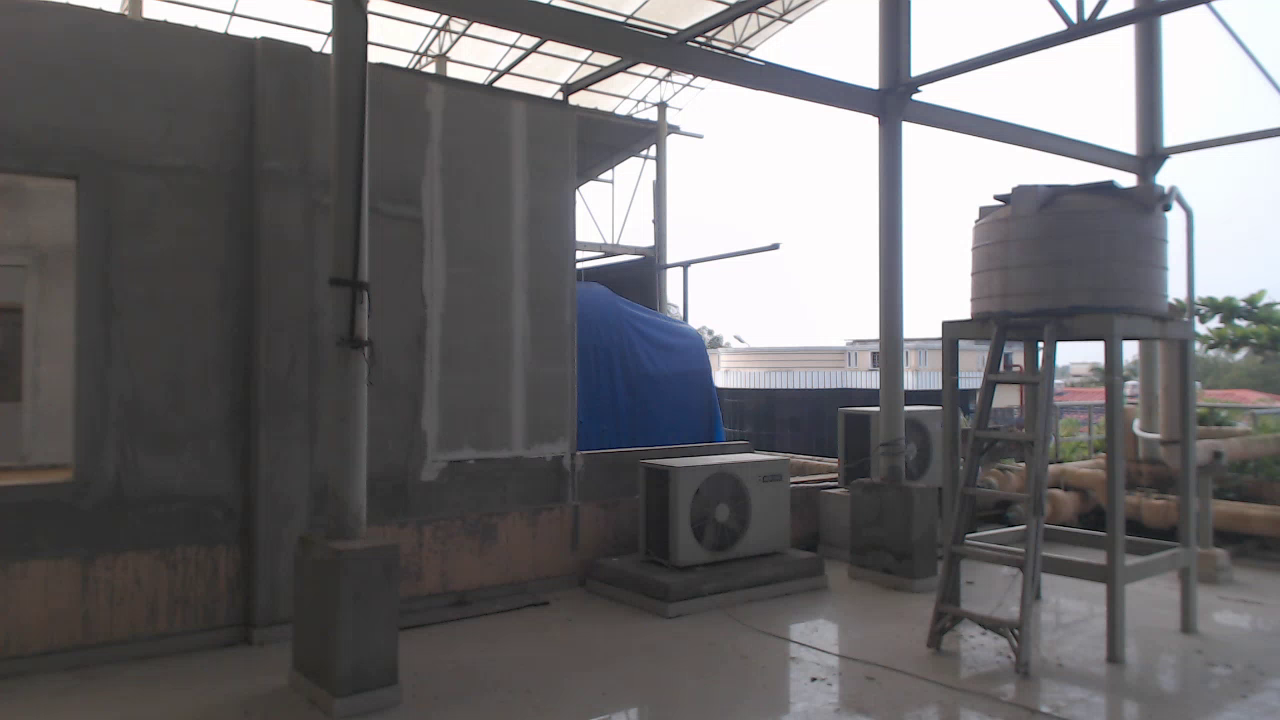
//> input picture tests/spericalWarping/images/input/1.png, 1280 x 720 px
$ ./warping   (built with g++ and OpenCV 4)
//> lines starting //> are read from the running program, lines starting //| are printed output that depends on the picture
### tests/spericalWarping/headers/homographer.h
#include <opencv4/opencv2/opencv.hpp>
#include <opencv4/opencv2/features2d.hpp>
#include <bits/stdc++.h>

// transformation imports
#include <glm/ext/matrix_transform.hpp>
#include <glm/fwd.hpp>
#include <glm/glm.hpp>
#include <glm/gtc/matrix_transform.hpp>
#include <glm/gtc/type_ptr.hpp>
#include <glm/gtx/string_cast.hpp>
#include <string>

class Homography{
    public:

        cv::Mat inputFrame1;
        cv::Mat inputFrame2;

        cv::Mat matching;

        // [11 lines left out: function print, not called in this run]

        std::vector<cv::DMatch> LowesRatioClean(std::vector<std::vector<cv::DMatch>> rawmatches){
            std::vector<cv::DMatch> goodMatches;

            double ratio = 0.8;
            for(auto match : rawmatches){
                if(match[0].distance < ratio * match[1].distance) {
                    goodMatches.push_back(match[0]);
                }
            }
            return goodMatches;
        }

        cv::Mat inputFrame(cv::Mat img1, cv::Mat img2){

            cv::Ptr<cv::SIFT> sift = cv::SIFT::create();
            cv::Mat des1, des2;
            std::vector<cv::KeyPoint> kp1, kp2;

            sift->detect(img1, kp1);
            sift->compute(img1,kp1, des1);
            sift->detect(img2, kp2);
            sift->compute(img2,kp2, des2);

            cv::Mat keypoints1;
            cv::Mat keypoints2;

            cv::drawKeypoints(img1, kp1, keypoints1);
            cv::drawKeypoints(img2, kp2, keypoints2);

            cv::imwrite("./output_images/keypoints/keypoint1.png", keypoints1);
            cv::imwrite("./output_images/keypoints/keypoint2.png", keypoints2);

            cv::BFMatcher matcher(cv::NORM_L2);
            std::vector<std::vector<cv::DMatch>> knnmatches;

            int k = 2;
            matcher.knnMatch(des1, des2, knnmatches, k);

            cv::Mat rawmatches_img;
            cv::drawMatches(img1, kp1, img2, kp2, knnmatches, rawmatches_img);
            cv::imwrite("./output_images/matching1.png", rawmatches_img);
            // cv::imwrite("match1.png", rawmatches_img);
            // cv::imshow("matching", rawmatches_img);

            double ratio = 0.7;
            std::vector<cv::DMatch> goodmatches = LowesRatioClean(knnmatches);
            std::vector<cv::Point2f> goodkp1, goodkp2;

            for(auto match : goodmatches){
                goodkp1.push_back(kp1[match.queryIdx].pt);
                goodkp2.push_back(kp2[match.trainIdx].pt);
            }

            cv::Mat Homography = cv::findHomography(goodkp1, goodkp2, cv::RANSAC);

            std::cout << "Homography done\n";
            std::cout << Homography << "\n";

            return Homography;
        }
};

### tests/spericalWarping/headers/cylendricalWarper.h
#include <opencv4/opencv2/opencv.hpp>
#include <opencv4/opencv2/features2d.hpp>
#include <bits/stdc++.h>
class ParallelMandelbrot : public cv::ParallelLoopBody
{
public:
	ParallelMandelbrot(cv::Mat& TransformedImage, cv::Mat& InitialImage, std::vector<int> ti_x, std::vector<int> ti_y, std::vector<int> ii_tl_x, std::vector<int> ii_tl_y, std::vector<float> weight_tl, std::vector<float> weight_tr, std::vector<float> weight_bl, std::vector<float> weight_br)
		: TransformedImage(TransformedImage), InitialImage(InitialImage), ti_x(ti_x), ti_y(ti_y), ii_tl_x(ii_tl_x), ii_tl_y(ii_tl_y), weight_tl(weight_tl), weight_tr(weight_tr), weight_bl(weight_bl), weight_br(weight_br)
	{
	}
	virtual void operator ()(const cv::Range& range) const CV_OVERRIDE
	{
		for (int i = range.start; i < range.end; i++)
		{
			// https://stackoverflow.com/questions/7899108/opencv-get-pixel-channel-value-from-mat-image

			cv::Vec3b& TransformedImage_intensity = TransformedImage.at<cv::Vec3b>(ti_y[i], ti_x[i]);
			cv::Vec3b& InitialImage_intensity_tl = InitialImage.at<cv::Vec3b>(ii_tl_y[i], ii_tl_x[i]);
			cv::Vec3b& InitialImage_intensity_tr = InitialImage.at<cv::Vec3b>(ii_tl_y[i], ii_tl_x[i] + 1);
			cv::Vec3b& InitialImage_intensity_bl = InitialImage.at<cv::Vec3b>(ii_tl_y[i] + 1, ii_tl_x[i]);
			cv::Vec3b& InitialImage_intensity_br = InitialImage.at<cv::Vec3b>(ii_tl_y[i] + 1, ii_tl_x[i] + 1);

			for (int k = 0; k < InitialImage.channels(); k++)
			{
				TransformedImage_intensity.val[k] = ( weight_tl[i] * InitialImage_intensity_tl.val[k] ) +
													( weight_tr[i] * InitialImage_intensity_tr.val[k] ) +
													( weight_bl[i] * InitialImage_intensity_bl.val[k] ) +
													( weight_br[i] * InitialImage_intensity_br.val[k] );
			}
		}
	}
	ParallelMandelbrot& operator=(const ParallelMandelbrot&) {
		return *this;
	};
private:
	cv::Mat& TransformedImage;
	cv::Mat& InitialImage;
	std::vector<int> ti_x;
	std::vector<int> ti_y;
	std::vector<int> ii_tl_x;
	std::vector<int> ii_tl_y;
	std::vector<float> weight_tl;
	std::vector<float> weight_tr;
	std::vector<float> weight_bl;
	std::vector<float> weight_br;
};
class CylendricalWarper{
public:
	void Convert_xy(std::vector<int> ti_x, std::vector<int> ti_y, std::vector<float>& xt, std::vector<float>& yt, int center_x, int center_y, int f)
	{
		for (int i = 0; i < ti_y.size(); i++)
		{
			xt.push_back((f * tan((float)(ti_x[i] - center_x) / f)) + center_x);
			yt.push_back(((float)(ti_y[i] - center_y) / cos((float)(ti_x[i] - center_x) / f)) + center_y);
		}
	}

	void ProjectOntoCylinder(cv::Mat InitialImage, cv::Mat& TransformedImage, std::vector<int>& mask_x, std::vector<int>& mask_y)
	{
		int h = InitialImage.rows, w = InitialImage.cols;
		int center_x = w / 2, center_y = h / 2;
		int f = 1100;			// 1100 field; 1000 Sun; 1500 Rainier; 1050 Helens

		// Creating a blank transformed image.
		TransformedImage = cv::Mat::zeros(cv::Size(InitialImage.cols, InitialImage.rows), InitialImage.type());

		// Storing all coordinates of the transformed image in 2 arrays (x and y coordinates)
		std::vector<int> ti_x, ti_y;
		for (int j = 0; j < h; j++)
		{
			for (int i = 0; i < w; i++)
			{
				ti_x.push_back(i);
				ti_y.push_back(j);
			}
		}

		// Finding corresponding coordinates of the transformed image in the initial image
		std::vector<float> ii_x, ii_y;
		Convert_xy(ti_x, ti_y, ii_x, ii_y, center_x, center_y, f);

		// Rounding off the coordinate values to get exact pixel values (top-left corner).
		std::vector<int> ii_tl_x, ii_tl_y;
		for (int i = 0; i < ii_x.size(); i++)
		{
			ii_tl_x.push_back((int)ii_x[i]);
			ii_tl_y.push_back((int)ii_y[i]);
		}

		// Finding transformed image points whose corresponding
		// initial image points lies inside the initial image
		std::vector<bool> GoodIndices;
		for (int i = 0; i < ii_tl_x.size(); i++)
			GoodIndices.push_back((ii_tl_x[i] >= 0) && (ii_tl_x[i] <= (w - 2)) && (ii_tl_y[i] >= 0) && (ii_tl_y[i] <= (h - 2)));

		// Removing all the outside points from everywhere
		ti_x.erase(std::remove_if(ti_x.begin(), ti_x.end(), [&GoodIndices, &ti_x](auto const& i) { return !GoodIndices.at(&i - ti_x.data()); }), ti_x.end());
		ti_y.erase(std::remove_if(ti_y.begin(), ti_y.end(), [&GoodIndices, &ti_y](auto const& i) { return !GoodIndices.at(&i - ti_y.data()); }), ti_y.end());

		ii_x.erase(std::remove_if(ii_x.begin(), ii_x.end(), [&GoodIndices, &ii_x](auto const& i) { return !GoodIndices.at(&i - ii_x.data()); }), ii_x.end());
		ii_y.erase(std::remove_if(ii_y.begin(), ii_y.end(), [&GoodIndices, &ii_y](auto const& i) { return !GoodIndices.at(&i - ii_y.data()); }), ii_y.end());

		ii_tl_x.erase(std::remove_if(ii_tl_x.begin(), ii_tl_x.end(), [&GoodIndices, &ii_tl_x](auto const& i) { return !GoodIndices.at(&i - ii_tl_x.data()); }), ii_tl_x.end());
		ii_tl_y.erase(std::remove_if(ii_tl_y.begin(), ii_tl_y.end(), [&GoodIndices, &ii_tl_y](auto const& i) { return !GoodIndices.at(&i - ii_tl_y.data()); }), ii_tl_y.end());

		// Bilinear interpolation
		std::vector<float> dx(ii_x.size()), dy(ii_y.size());
		std::transform(ii_x.begin(), ii_x.end(), ii_tl_x.begin(), dx.begin(), std::minus<float>());
		std::transform(ii_y.begin(), ii_y.end(), ii_tl_y.begin(), dy.begin(), std::minus<float>());

		std::vector<float> weight_tl, weight_tr, weight_bl, weight_br;
		for (int i = 0; i < dx.size(); i++)
		{
			weight_tl.push_back((1.0 - dx[i]) * (1.0 - dy[i]));
			weight_tr.push_back((dx[i]) * (1.0 - dy[i]));
			weight_bl.push_back((1.0 - dx[i]) * (dy[i]));
			weight_br.push_back((dx[i]) * (dy[i]));
		}

		// Used this website for code
		// https://docs.opencv.org/master/d7/dff/tutorial_how_to_use_OpenCV_parallel_for_.html
		ParallelMandelbrot parallelMandelbrot(TransformedImage, InitialImage, ti_x, ti_y, ii_tl_x, ii_tl_y, weight_tl, weight_tr, weight_bl, weight_br);
		cv::parallel_for_(cv::Range(0, weight_tl.size()), parallelMandelbrot);

		// Getting x coorinate to remove black region from rightand left in the transformed image
		int min_x = *min_element(ti_x.begin(), ti_x.end());

		// Cropping out the black region from both sides(using symmetricity)
		TransformedImage(cv::Rect(min_x, 0, TransformedImage.cols - min_x*2, TransformedImage.rows)).copyTo(TransformedImage);

		// Setting return values
		// mask_x = ti_x - min_x
		std::vector<int> min_x_v(ti_x.size(), min_x);
		std::transform(ti_x.begin(), ti_x.end(), min_x_v.begin(), std::back_inserter(mask_x),
			[](int a, int b) { return (a - b); });
		//mask_y = ti_y
		mask_y = ti_y;
	}
};

### tests/spericalWarping/warping.cpp
#include <opencv2/opencv.hpp>
#include "./headers/cylendricalWarper.h"
#include "./headers/homographer.h"
#include <cmath>

// [38 lines left out: function sphericalWarp, not called in this run]

int main() {
    // Read the input image
    cv::Mat input1 = cv::imread("./images/input/1.png");
//> input1 is the input picture: 720 rows x 1280 cols, CV_8UC3; mean B, G, R 109.2, 107.4, 108.8
    cv::Mat input2 = cv::imread("./images/input/2.png");
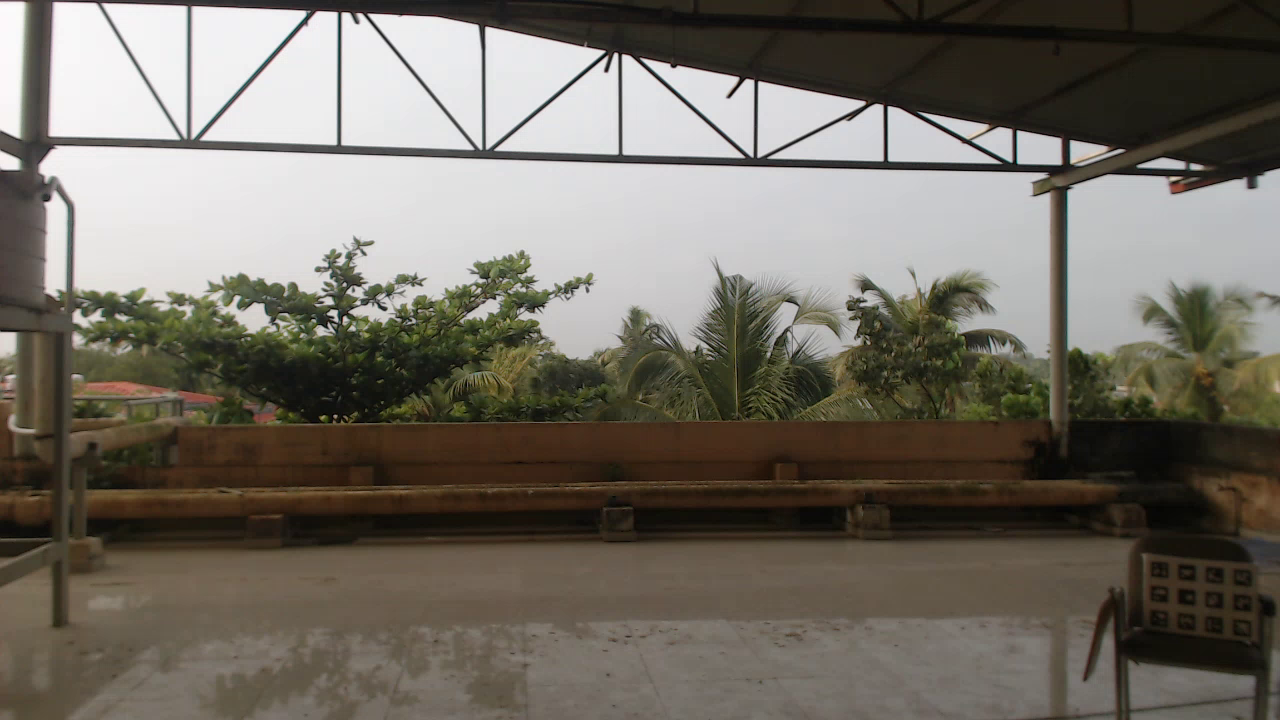
//> input picture tests/spericalWarping/images/input/2.png, 1280 x 720 px
//> input2 is the input picture: 720 rows x 1280 cols, CV_8UC3; mean B, G, R 99.9, 109.3, 114.6
    cv::Mat input3 = cv::imread("./images/input/3.png");
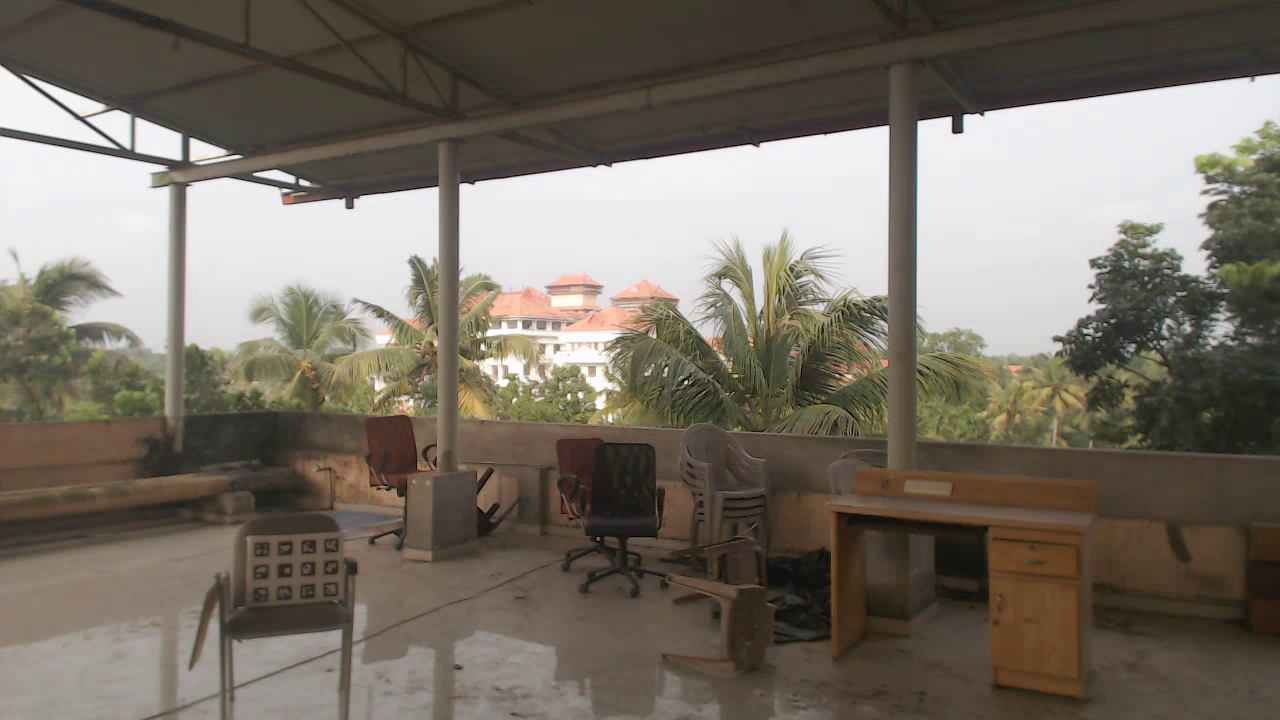
//> input picture tests/spericalWarping/images/input/3.png, 1280 x 720 px
//> input3 is the input picture: 720 rows x 1280 cols, CV_8UC3; mean B, G, R 101.3, 111.8, 119.6
	cv::Mat input1_cyl;
	cv::Mat input2_cyl;
    cv::Mat input3_cyl;
	std::vector<int> inp1_dummy1, inp1_dummy2;
	std::vector<int> inp2_dummy1, inp2_dummy2;
	std::vector<int> inp3_dummy1, inp3_dummy2;
    CylendricalWarper Cwarper;
    Cwarper.ProjectOntoCylinder(input1, input1_cyl, inp1_dummy1, inp1_dummy2);
//> in ProjectOntoCylinder, `std::transform(ti_x.begin(), ti_x.end(), min_x_v.begin(), std::back_in..`: mask_x = 796342 items
//> inp1_dummy1 = 796342 items; inp1_dummy2 = 796342 items
    Cwarper.ProjectOntoCylinder(input2, input2_cyl, inp2_dummy1, inp2_dummy2);
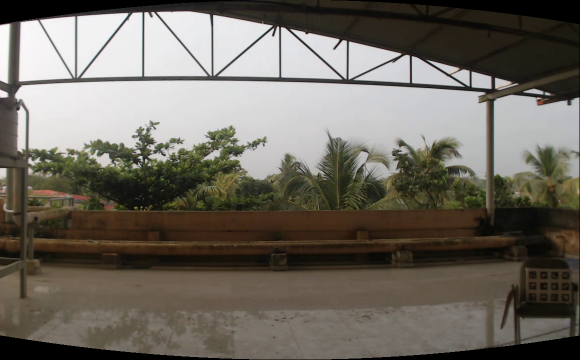
//> input2_cyl: 720 rows x 1160 cols, CV_8UC3 (shown at 1/2 size); mean B, G, R 95.9, 104.7, 109.8
//> inp2_dummy1 = 796342 items; inp2_dummy2 = 796342 items
    Cwarper.ProjectOntoCylinder(input3, input3_cyl, inp3_dummy1, inp3_dummy2);
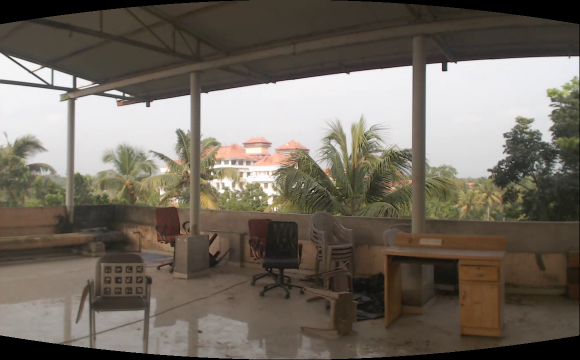
//> input3_cyl: 720 rows x 1160 cols, CV_8UC3 (shown at 1/2 size); mean B, G, R 95.9, 105.9, 113.5
//> inp3_dummy1 = 796342 items; inp3_dummy2 = 796342 items
    cv::Size_<int> maskSize = cv::Size_<int>(input1_cyl.size().width * 3, input1_cyl.size().height);
    Homography hestimator;
    cv::Mat H_1 = hestimator.inputFrame(input2_cyl, input1_cyl);
//> in inputFrame, `sift->detect(img1, kp1);`: kp1 = 1950 keypoints; strongest (x, y, size): (546, 70, 3.5), (669, 96, 3.5), (1094, 188, 4.8), (281, 315, 4.8)
//> in inputFrame, `sift->detect(img2, kp2);`: kp2 = 1180 keypoints; strongest (x, y, size): (1030, 35, 11.5), (124, 39, 15), (88, 40, 9.9), (254, 37, 33.1)
//> in inputFrame, `matcher.knnMatch(des1, des2, knnmatches, k);`: knnmatches = 1950 matches
//> after the loop in LowesRatioClean, `for(auto match : rawmatches)`: goodMatches = 155 matches
//> after the loop in inputFrame, `for(auto match : goodmatches)`: goodkp1 = 155 Points (x, y), first 12: [7.89, 424], [9.58, 411.5], [27.37, 169.2], [27.37, 169.2], [28.1, 435.1], [28.28, 341.7], [30.88, 463.4], [32.32, 508.7], [32.48, 198.8], [33.6, 226.6], [35.71, 201.5], [36.39, 222.9]; goodkp2 = 155 Points (x, y), first 12: [1045.1, 429.9], [1046.3, 418], [1057.8, 175.1], [1057.8, 175.1], [1067, 442.7], [1064.8, 347.6], [1069.2, 470.6], [1073.5, 516.6], [1067.3, 204.3], [1069.1, 232.2], [1070.8, 206.8], [1072.1, 228.5]
//> in inputFrame, `cv::Mat Homography = cv::findHomography(goodkp1, goodkp2, cv::RANSAC);`: Homography = [[0.878, -0.000366, 1031.3], [-0.0276, 0.992, 6.58], [-6.83e-05, -2.1e-05, 1]]
//| [0.8782285826771554, -0.0003657669081167571, 1031.284976573665;
//|  -0.02762679356166871, 0.9917025809233568, 6.58004744135538;
//|  -6.82646575303958e-05, -2.104076673926522e-05, 1]
//> H_1 has the same summary as Homography in inputFrame

    cv::Mat right_side;
    cv::Mat left_side = cv::Mat::zeros(maskSize, input1_cyl.type());
    cv::Mat roi(left_side, cv::Rect(0, 0, input1_cyl.cols, input1_cyl.rows));
    input1_cyl.copyTo(roi);
    cv::warpPerspective(input2_cyl, right_side, H_1, maskSize);
    cv::Mat result_1;
    cv::subtract(right_side, left_side, right_side);
//> right_side: 720 rows x 3480 cols, CV_8UC3; mean B, G, R 30.3, 33.1, 34.7
    cv::add(right_side, left_side, result_1);

    cv::Mat result_2;
    cv::Mat right_side_1;
    cv::imwrite("result1.png", result_1);
    cv::Mat H_2 = hestimator.inputFrame(input3_cyl, result_1);
//> in inputFrame (call 2), `sift->detect(img1, kp1);`: kp1 = 2427 keypoints; strongest (x, y, size): (626, 382, 2.3), (889, 137, 7.6), (952, 219, 159.8), (164, 166, 13.9)
//> in inputFrame (call 2), `sift->detect(img2, kp2);`: kp2 = 2993 keypoints; strongest (x, y, size): (1030, 35, 11.5), (124, 39, 15), (88, 40, 9.9), (254, 37, 33.1)
//> in inputFrame (call 2), `matcher.knnMatch(des1, des2, knnmatches, k);`: knnmatches = 2427 matches
//> in inputFrame (call 2), `cv::drawMatches(img1, kp1, img2, kp2, knnmatches, rawmatches_img);`:
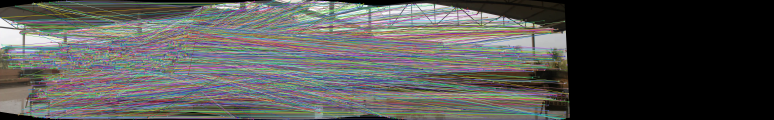
//> rawmatches_img: 720 rows x 4640 cols, CV_8UC3 (shown at 1/6 size); mean B, G, R 84.3, 86.1, 85.9
//> after the loop in LowesRatioClean (call 2), `for(auto match : rawmatches)`: goodMatches = 165 matches
//> after the loop in inputFrame (call 2), `for(auto match : goodmatches)`: goodkp1 = 165 Points (x, y), first 12: [16.97, 285.9], [18.33, 290.4], [24.69, 291.6], [28.65, 311.1], [32.21, 283.4], [33.59, 357.6], [42.38, 328.3], [44.11, 360], [49.7, 339.2], [50.23, 291.2], [52.21, 396.3], [53.19, 359.4]; goodkp2 = 165 Points (x, y), first 12: [1902.8, 291.5], [1904.2, 295.6], [1911.2, 297], [1918.1, 317.5], [1918.1, 288.4], [1926.2, 366.4], [1933.1, 335.6], [1937.6, 368.9], [1942.5, 347.3], [1933.5, 297.5], [1946.8, 406.5], [1947.2, 368.3]
//> in inputFrame (call 2), `cv::Mat Homography = cv::findHomography(goodkp1, goodkp2, cv::RANSAC);`: Homography = [[0.654, -0.114, 1871.5], [-0.0916, 1, -3.3], [-0.000203, -8.67e-05, 1]]
//| [0.6541359803918583, -0.1141481943683146, 1871.452149999106;
//|  -0.09163064299366573, 1.00474539582448, -3.304714037517262;
//|  -0.0002031404674431589, -8.672841134941769e-05, 1]
//> H_2 has the same summary as Homography in inputFrame
    cv::warpPerspective(input3_cyl, right_side_1, H_2, maskSize);
    cv::subtract(result_1, right_side_1, result_1);
//> result_1: 720 rows x 3480 cols, CV_8UC3; mean B, G, R 57.8, 59.1, 60.7
    cv::add(result_1, right_side_1, result_2);
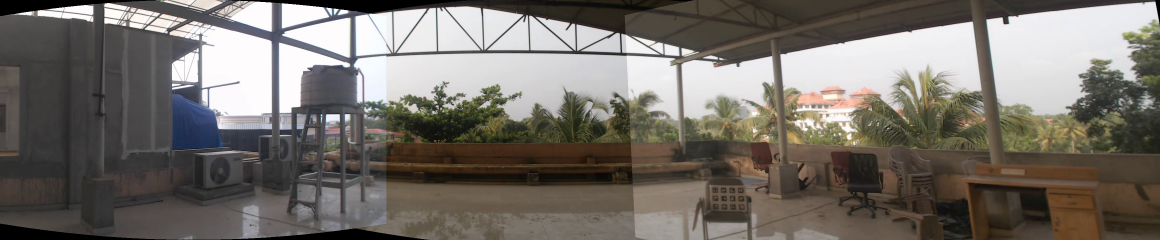
//> result_2: 720 rows x 3480 cols, CV_8UC3 (shown at 1/3 size); mean B, G, R 106.2, 112.4, 117.6

    cv::imwrite("result_two.png", result_2);
    // [13 lines of commented-out code are left out]
    cv::waitKey(0);

    return 0;
}
